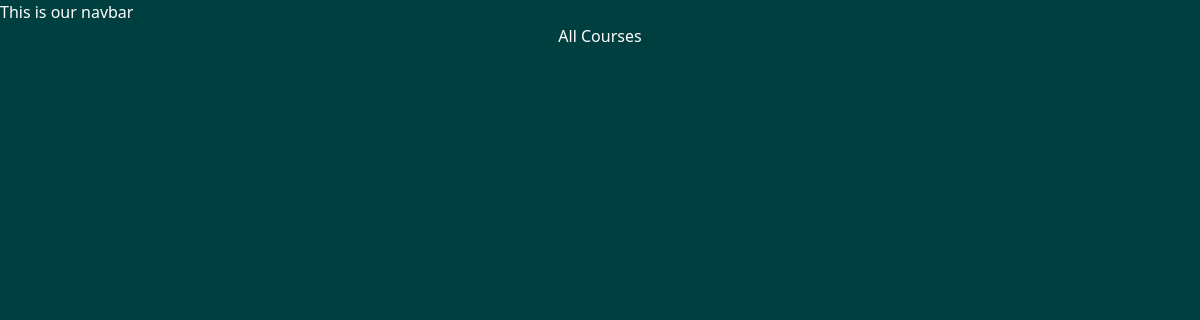
/tutorial/, run on an earlier commit of the app's database.
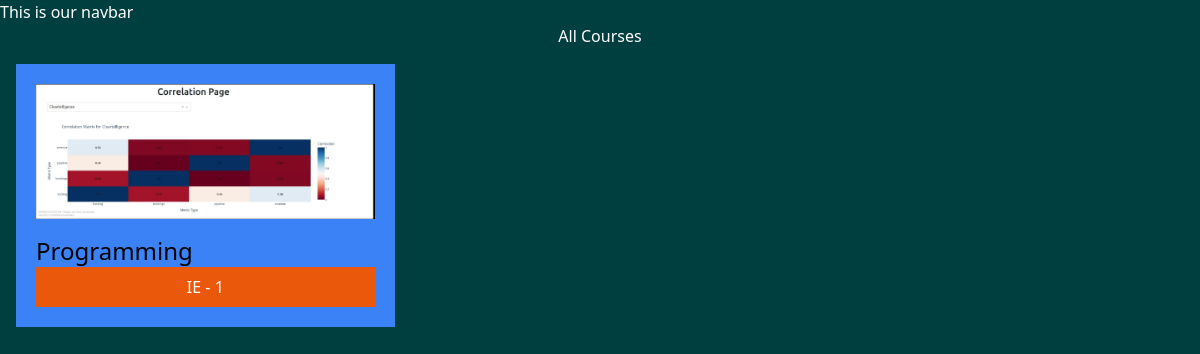
And on a later commit of the database.
### tutorial/models.py (models this page shows, shortened)
class courseType(models.Model):
    COURSE_TYPE_CHOICE = [
        ('BR', 'Beginner'),
        ('IE', 'Intermediate'),
        ('AD', 'Advanced'),
    ]
    name = models.CharField(max_length=100)
    image = models.ImageField(upload_to='images/')
    date_added = models.DateTimeField(default=timezone.now)
    type = models.CharField(max_length=2, choices=COURSE_TYPE_CHOICE)
    description = models.TextField(default="")

### tutorial/views.py (the view)
# urls.py: path('',views.all_tut, name = 'all_tut'),
def all_tut(request):
    courses = courseType.objects.all()
    return render(request, 'tutorial/all_tutorial.html',{'courses': courses})

### tutorial/templates/tutorial/all_tutorial.html
{% extends "layout.html" %} {% block title%} Course Page {% endblock %} {% block content %}
<h1>All Courses</h1>
<div class="grid grid-cols-3 justify-center rounded-xl items-center gap-4 m-4">
 {% for courses in courses %}
 <div class="courses-type bg-blue-500 p-5">
  <img class="mb-4" src="{{courses.image.url}}" alt="" />
  <h2 class="text-black text-2xl">{{courses.name}}</h2>
  <a href="{% url 'detail' courses.id %}">
   <button class = "bg-orange-600 h-[40px] w-[100%]" type = "button">{{courses.type}} - {{courses.id}}</button>
  </a>
 </div>
 {% endfor %}
</div>
{% endblock %}

What changed in the data, as far as the page shows it:
added courseType: image (picture), name "Programming", type "IE", id "1"
